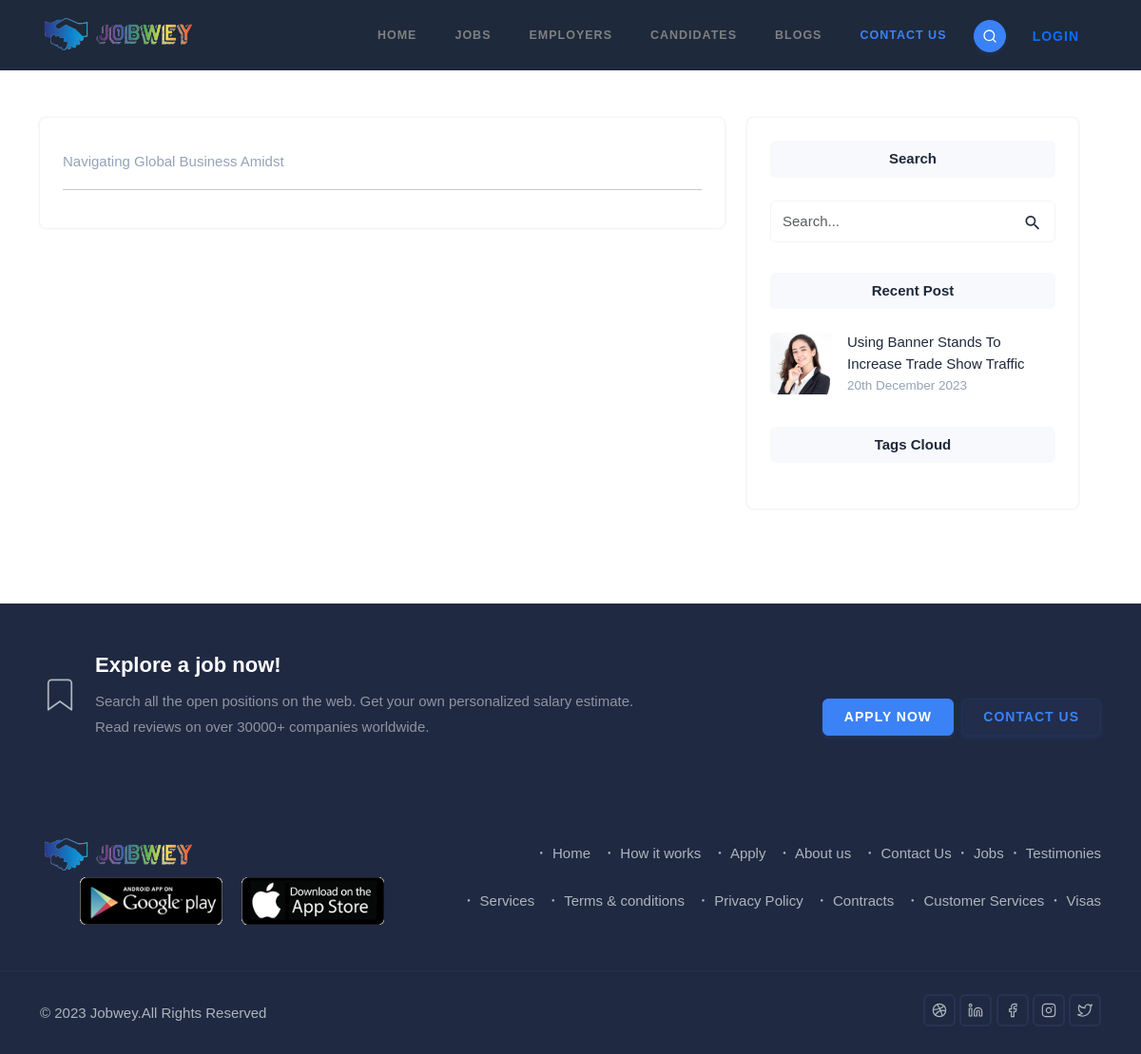
The app's page /services/navigating-global-business-amidst/ with its own data.
### jobwey/models.py (models this page shows, shortened)
class Service(models.Model):
    title = models.CharField(max_length=100, unique=True)
    slug = models.SlugField(max_length=100)
    country_flag = models.ImageField(upload_to="country_flag/", blank=True)
    summary = models.TextField()
    content = tinymce_models.HTMLField()
    country = models.CharField(max_length=100, blank=True, null=True)

### posts/models.py (models this page shows, shortened)
class Post(models.Model):
    title = models.CharField(max_length=100, unique=True)
    category = models.ForeignKey(Category, on_delete=models.CASCADE, related_name="post_category")
    tags = models.ManyToManyField(Tag, blank=True)
    slug = models.SlugField(max_length=100, unique=True)
    image = models.ImageField(upload_to="posts/")
    content = tinymce_models.HTMLField()
    createdAt = models.DateTimeField(auto_now_add=True)
    updatedAt = models.DateTimeField(auto_now=True)
    read_time = models.IntegerField(default=0)
    def get_absolute_url(self):
        return reverse("posts:post_detail", kwargs={"post_slug": self.slug})

### jobwey/views.py (the view)
# urls.py: path("services/<str:slug>/", views.ServiceDetailView.as_view(), name="service_detail"),
class ServiceDetailView(SingleObjectMixin,TemplateView):
    template_name = "jobwey/service.html"
    model = Service
    look_up_field = "slug"
    context_object_name = "service"

### jobwey/views.py (called while the page is built)
    def get_object(self, **kwargs):
        return get_object_or_404(self.model, slug=kwargs.get(self.look_up_field))

    def get_context_data(self, **kwargs):
        context = super().get_context_data(**kwargs)
        context[self.context_object_name] = self.get_object(**kwargs)
        return context

### tokens/models.py (called while the page is built)
    def __str__(self):
        return f"{self.pk}"

### upjobwey/context_processors.py (called while the page is built)
def get_recent_time():
    return timezone.now() - datetime.timedelta(days=7)

def site_constants(request):
    return dict(
        dribbble="jobwey",
        linkedin="jobwey",
        facebook="jobwey",
        instagram="jobwey",
        twitter="jobwey",
        tinymce_apikey=TinyMceApiKey.objects.filter(is_active=True).last(),
        tags = Tag.objects.all()[:8],
        recent_posts = Post.objects.filter(createdAt__gte=get_recent_time()).all().order_by("?")[:6],
    )

### templates/jobwey/service.html (shortened to what this page needs)
{% extends "base.html" %}
{% load static %}
{% block main %}
<div class="container">
  <div class="row g-4">
    <div class="row g-4">
      <div class="col-lg-8 col-md-7">
        <div class="card border-0 shadow rounded overflow-hidden">
          <div class="card-body">
            <p class="text-muted text-dark mt-2">{{service.title}}</p>
            <hr />
          </div>
        </div>
      </div>
      {% include "posts/recent_posts.html" %}
    </div>
  </div>
</div>
{% endblock main %}

### templates/posts/recent_posts.html (shortened to what this page needs)
{% load static %}
<div class="col-lg-4 col-md-6 col-12">
  <div class="card bg-white p-4 rounded shadow sticky-bar">
    <div>
      <h6 class="pt-2 pb-2 bg-light rounded text-center">Search</h6>
      <div class="search-bar mt-4">
        <div id="itemSearch2" class="menu-search mb-0">
          <form
            role="search"
            method="get"
            id="searchItemform2"
            class="searchform"
          >
            <input
              type="text"
              class="form-control rounded border"
              name="s"
              id="searchItem2"
              placeholder="Search..."
            />
          </form>
        </div>
      </div>
    </div>
    <div class="mt-4 pt-2">
      <h6 class="pt-2 pb-2 bg-light rounded text-center">Recent Post</h6>
      {% if recent_posts %}
      <div class="mt-4">
        {% for post in recent_posts %}
        <div class="blog blog-primary d-flex align-items-center">
          <img
            src="{{post.image.url}}"
            class="avatar avatar-small rounded"
            style="width: auto"
            alt=""
          />
          <div class="flex-1 ms-3">
            <a
              href="{{post.get_absolute_url}}"
              class="d-block title text-dark fw-medium"
              >{{post.title|truncatewords:"10"}}</a
            >
            <span class="text-muted small"
              >{{post.createdAt|date:"jS F Y"}}</span
            >
          </div>
        </div>
        {% endfor %}
      </div>
      {% endif %}
    </div>
    <div class="mt-4 pt-2 text-center">
      <h6 class="pt-2 pb-2 bg-light rounded">Tags Cloud</h6>
    </div>
  </div>
</div>

### records on screen
Service: title "Navigating Global Business Amidst"
Post: image (picture), title "Using Banner Stands To Increase Trade Show Traffic", createdAt "20th December 2023"
